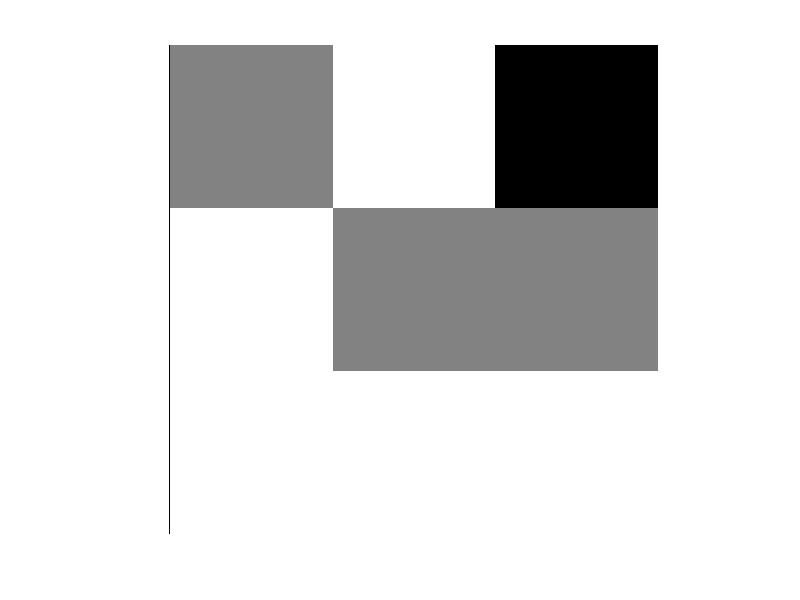

MATLAB code to generate this figure:
%% TALLER 3 %% 
N=3;
in = linspace(0,255,N);
in2 = linspace(255,255,N);

%%%% Creando Matriz Completa
Im = uint8(ones(N,1)*in);
Im2 = uint8(ones(N,1)*in2);
centro = round(N/2);
centrox = round(N/2);
centroy = centrox;
imshow(Im);
%%%% Transformacion coordenadas +1
transformacion = @(x,y) ndgrid(exp(x)*cos(y),exp(x)*sin(y));
transformacion2 = @(x,y) ndgrid(x-y,y-x);
%[posx,posy]=transformacion(1,1);
%Temp1(posx,posy)
%%% Ir por cada elemento y evaluar funcion
for row=1:size(Im,1);
    for col=1:size(Im,2);
       valor = Im(row,col);
       %Casos cuadricula
       %1er cuadrante
       % 1er cuadrante
       if row < centrox && col < centroy
           coord_x = col - centro;
           coord_y = centro-row;
       % 2do cuuadrante
       elseif row < centrox && col > centroy
           coord_x = col-centro;
           coord_y = centro - row;
       % 3er cuadrante
       elseif row >centrox && col < centroy
           coord_x = col - centro;
           coord_y = centro - row;
       % 4to cuadrante
       elseif row >= centrox && col >= centroy
           coord_x = col - centro;
           coord_y = centro - row;
       end
       
       %coord_x = coord_x;
       %coord_y = coord_y;
       
       %[coordx,coordy] = transformacion(coord_x,coord_y);
       row
       col
       coordx = coord_x
       coordy = coord_y
       
       %Volver a enviar a los cuadrantes
       if  coordx<0 && coordy>0
           rown = coord_x + centro;
           coln = centro - coordy;
       % 2do cuuadrante
       elseif coordx>0 && coordy>0
           rown = centro - coordy;
           coln = centro + coordx;
       % 3er cuadrante
       elseif coordx<0 && coordy<0
           rown = centro - coord_y;
           coln = centro - coordx;
       % 4to cuadrante
       elseif coord_x>=0 && coordy<=0
           rown = coord_x + centro;
           coln = centro - coordy;
       end
       
              
       rown = round(rown);
       coln = round(coln);
       
       %Convertir a numero entero por que la matriz solo tiene coordenadas
       %enteras
       if rown<255 && coln <255 && rown>0 && coln > 0
        Im2(rown,coln)=valor;
       end
    end
end
imshow(Im2);
